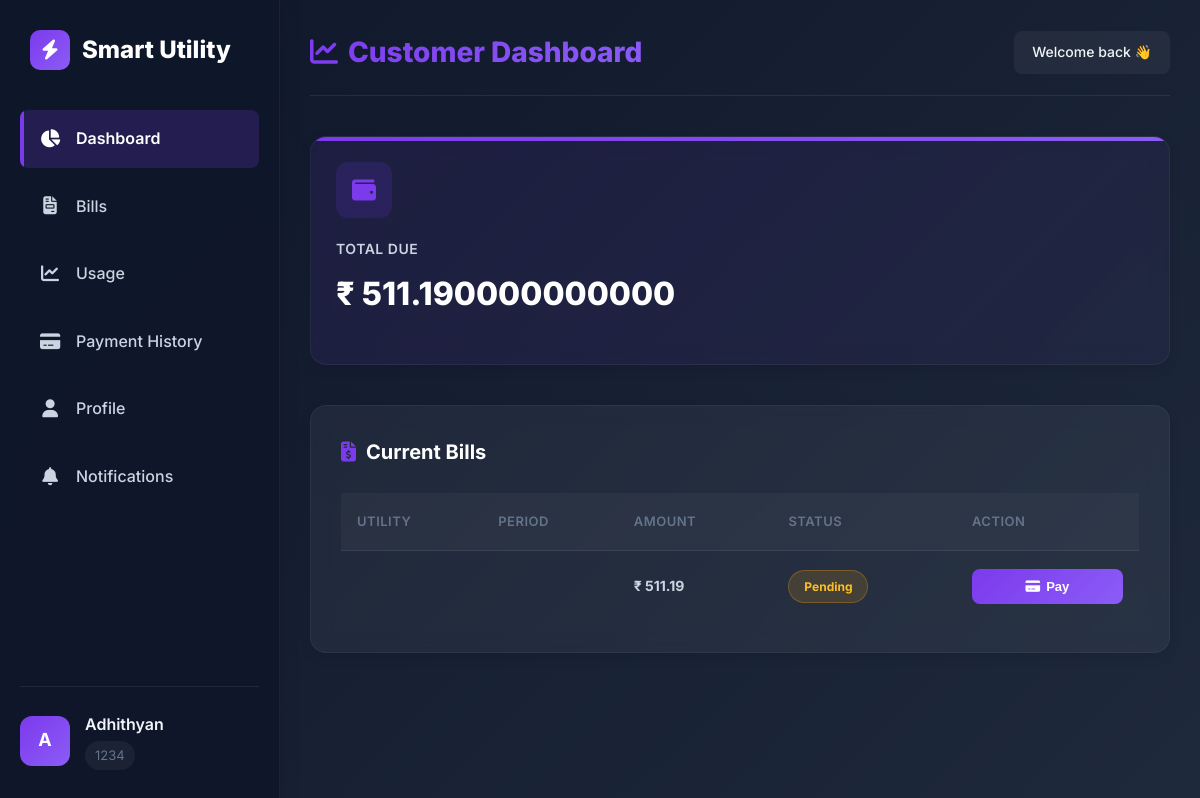
The app's page /consumer/customer_dashboard/ (signed in) with its own data.
### app/models.py (models this page shows, shortened)
class User(AbstractUser):
    ROLE_CHOICES = (
        ('ADMIN', 'Admin'),
        ('CUSTOMER', 'Customer'),
        ('STAFF', 'Staff'),
    )
    role = models.CharField(
        max_length=20,
        choices=ROLE_CHOICES,
        default='CUSTOMER'
    )
    phone = models.CharField(
        max_length=15,
        blank=True,
        null=True,
        unique=True
    )

class Customer(models.Model):
    user = models.OneToOneField(
        User,
        on_delete=models.CASCADE,
        related_name='customer_profile'
    )
    customer_id = models.CharField(max_length=20, unique=True)
    address = models.TextField()
    connection_type = models.CharField(
        max_length=20,
        choices=[
            ('ELECTRICITY', 'Electricity'),
            ('WATER', 'Water'),
            ('GAS', 'Gas')
        ]
    )

class Bill(models.Model):
    CONNECTION_CHOICES = (
        ('ELECTRICITY', 'Electricity'),
        ('WATER', 'Water'),
        ('GAS', 'Gas'),
    )
    customer = models.ForeignKey(
        Customer,
        on_delete=models.CASCADE,
        related_name='bills'
    )
    connection_type = models.CharField(
        max_length=20,
        choices=CONNECTION_CHOICES
    )
    month = models.CharField(max_length=20)
    units_consumed = models.DecimalField(max_digits=10, decimal_places=2)
    rate_per_unit = models.DecimalField(max_digits=10, decimal_places=2)
    total_amount = models.DecimalField(max_digits=10, decimal_places=2)
    is_paid = models.BooleanField(default=False)
    bill_date = models.DateField(auto_now_add=True)
    due_date = models.DateField()
    razorpay_order_id = models.CharField(max_length=200, null=True, blank=True)
    generated_by = models.ForeignKey(
        Staff,
        on_delete=models.SET_NULL,
        null=True,
        blank=True,
        related_name='generated_bills'
    )
    created_at = models.DateTimeField(auto_now_add=True)

### app/views.py (the view)
# urls.py: path("consumer/customer_dashboard/", views.customer_dashboard, name="customer_dashboard"),
@login_required
def customer_dashboard(request):
    user = request.user
    if user.role != 'CUSTOMER':
        return redirect('customer_login')
    try:
        customer_profile = Customer.objects.get(user=user)
    except Customer.DoesNotExist:
        return redirect('customer_login')
    unpaid_bills = Bill.objects.filter(
        customer=customer_profile,
        is_paid=False
    )
    total_due = unpaid_bills.aggregate(
        total=Sum('total_amount')
    )['total'] or 0
    electricity_usage = Bill.objects.filter(
        customer=customer_profile,
        connection_type='ELECTRICITY'
    ).aggregate(total=Sum('units_consumed'))['total'] or 0
    water_usage = Bill.objects.filter(
        customer=customer_profile,
        connection_type='WATER'
    ).aggregate(total=Sum('units_consumed'))['total'] or 0
    gas_usage = Bill.objects.filter(
        customer=customer_profile,
        connection_type='GAS'
    ).aggregate(total=Sum('units_consumed'))['total'] or 0
    context = {
        'customer': customer_profile,
        'unpaid_bills': unpaid_bills,
        'total_due': total_due,
        'electricity_usage': electricity_usage,
        'water_usage': water_usage,
        'gas_usage': gas_usage,
    }
    return render(request, 'consumer/dashboard.html', context)

### app/templates/consumer/dashboard.html (shortened to what this page needs)
<!DOCTYPE html>
<html lang="en">
<head>
    <link rel="stylesheet" href="https://cdnjs.cloudflare.com/ajax/libs/font-awesome/6.5.1/css/all.min.css">
</head>
<body>
<div class="layout">
    <aside class="sidebar">
        <div class="logo">
            <div class="logo-icon">
                <i class="fas fa-bolt"></i>
            </div>
            Smart Utility
        </div>
        <nav class="menu">
            <a class="active"><i class="fas fa-chart-pie"></i> Dashboard</a>
            <a href="{% url 'bills' %}"><i class="fas fa-file-invoice"></i> Bills</a>
            <a href="{% url 'usage_tracking' %}"><i class="fas fa-chart-line"></i> Usage</a>
            <a href="{% url 'payment_history' %}"><i class="fas fa-credit-card"></i> Payment History</a>
            <a href="{% url 'profile' %}"><i class="fa-solid fa-user"></i> Profile</a>
            <a href="{% url 'notifications' %}"><i class="fas fa-bell"></i> Notifications</a>
        </nav>
        <div class="profile">
            <div class="profile-avatar">
                {{ request.user.first_name|slice:":1" }}
            </div>
            <div class="profile-info">
                <h4>{{ request.user.first_name }}</h4>
                <p>{{ customer.customer_id }}</p>
            </div>
        </div>
    </aside>
    <main class="main">
        <div class="topbar">
            <h2><i class="fas fa-chart-line"></i> Customer Dashboard</h2>
            <div class="welcome-text">
                Welcome back 👋
            </div>
        </div>
        <div class="cards">
            <div class="card">
                <div class="card-icon">
                    <i class="fas fa-wallet"></i>
                </div>
                <div class="card-title">Total Due</div>
                <div class="card-value">₹ {{ total_due }}</div>
            </div>
        </div>
        <div class="section">
            <div class="section-header">
                <h3 class="section-title">
                    <i class="fas fa-file-invoice-dollar"></i>
                    Current Bills
                </h3>
            </div>
            <table>
                <thead>
                    <tr>
                        <th>Utility</th>
                        <th>Period</th>
                        <th>Amount</th>
                        <th>Status</th>
                        <th>Action</th>
                    </tr>
                </thead>
                <tbody>
                {% for bill in unpaid_bills %}
                    <tr>
                        <td>{{ bill.utility_type }}</td>
                        <td>{{ bill.billing_period }}</td>
                        <td><strong>₹ {{ bill.total_amount }}</strong></td>
                        <td><span class="status pending">Pending</span></td>
                        <td>
                            <button class="action pay-btn"
                                    onclick="payBill({{ bill.id }})">
                                <i class="fas fa-credit-card"></i> Pay
                            </button>
                        </td>
                    </tr>
                {% endfor %}
                </tbody>
            </table>
        </div>
    </main>
</div>
</body>

### records on screen
User: user.first_name "A", user.first_name "Adhithyan"
Customer: customer_id "1234"
Bill: total_amount "511.19"

### other values on screen
{{ total_due }} "511.190000000000"
